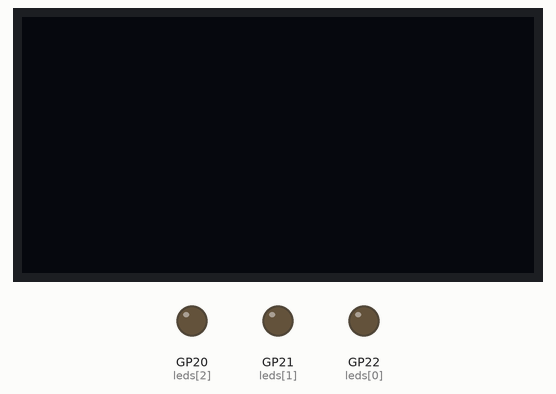
The program below on a simulated Raspberry Pi Pico running MicroPython. Shown: 128×64 one-colour display, output pins drawn as LEDs (lit = HIGH).

Above: at 0.5 s.
At 2.5 s:
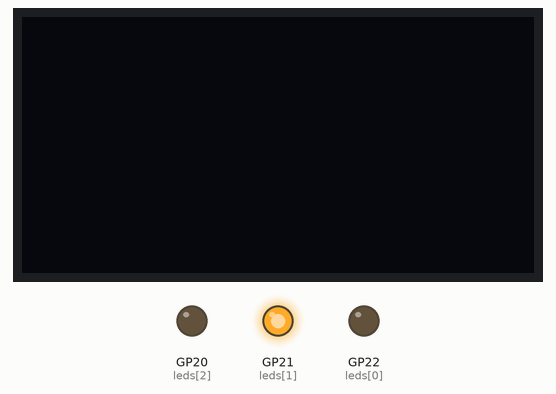
At 3.5 s:
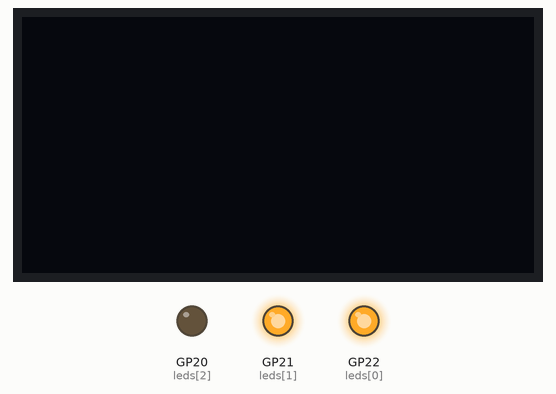
At 4.5 s:
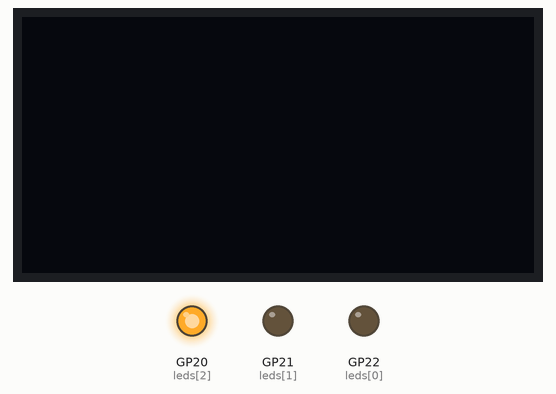
At 6.5 s:
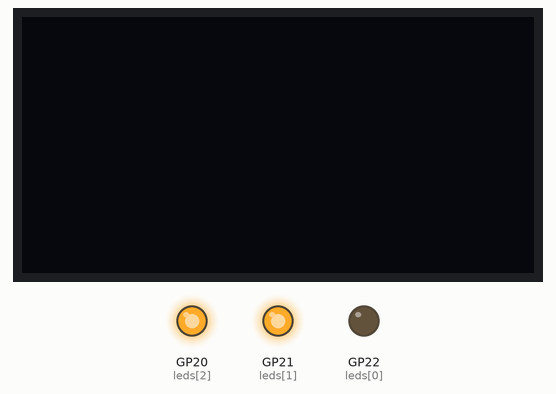
At 9.5 s:
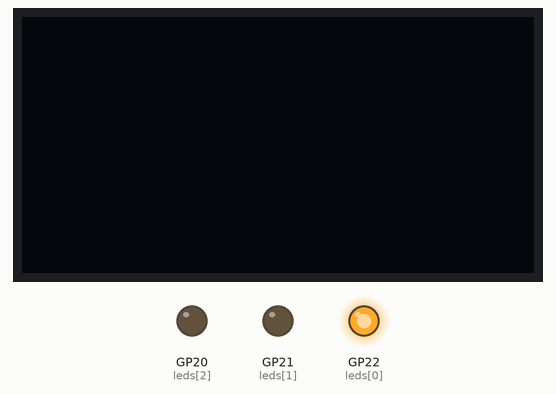
Timing chart, 0 to 10.5 s (numbered marks = the images above):
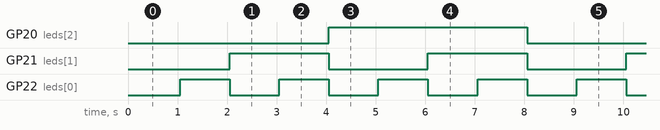

Measured:
- by itself, GP20 (leds[2]): alternates HIGH for 4.0 s and LOW for 4.0 s
- by itself, GP21 (leds[1]): alternates HIGH for 2.0 s and LOW for 2.0 s
- by itself, GP22 (leds[0]): alternates HIGH for 1.0 s and LOW for 1.0 s

The program:

Task_2.py
```python
import machine
import ssd1306
import utime

leds = [machine.Pin(22, machine.Pin.OUT), machine.Pin(21, machine.Pin.OUT), machine.Pin(20, machine.Pin.OUT)]
i2c = machine.I2C(1, scl=machine.Pin(15), sda=machine.Pin(14), freq=200000)
oled = ssd1306.SSD1306_I2C(128, 64, i2c)


for led in leds:
    led.value(0)

i = 0
while True:
    oled.fill(1)
    for j in range(len(leds)):
        leds[j].value((i >> j) & 1)
    i = (i + 1) % 8
    utime.sleep(1)
    oled.fill(0)
```
